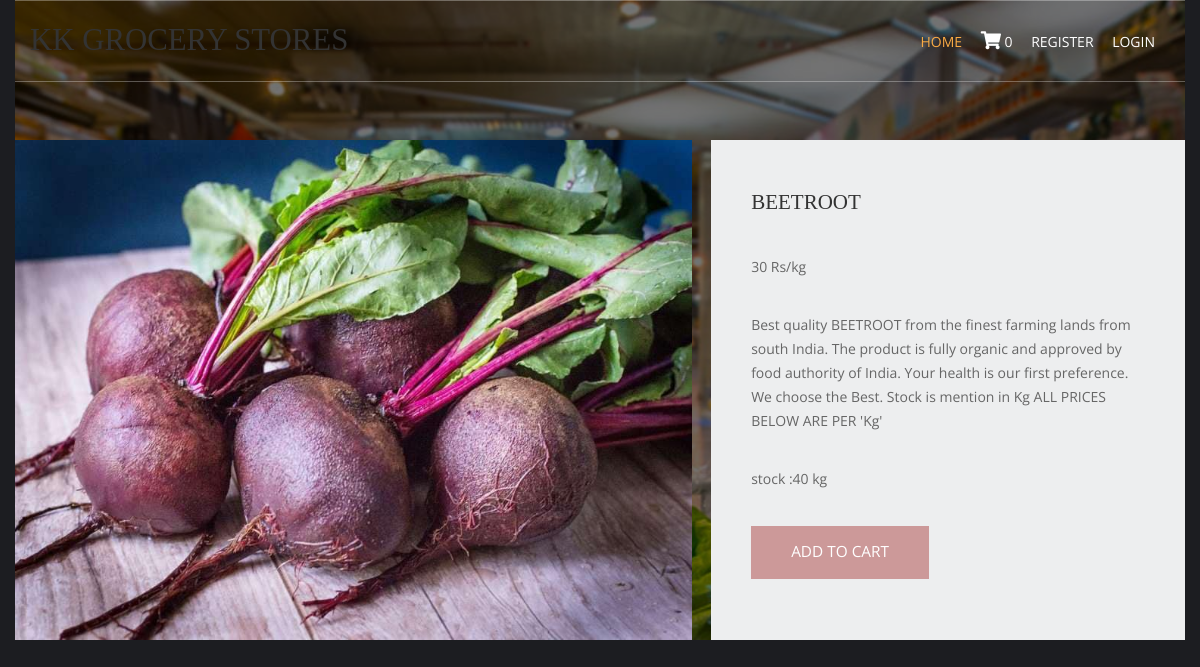
Screenshot of /vegetables/beetroot/ with the database file from the repository.
### shop/models.py (models this page shows, shortened)
class products(models.Model):
    name=models.CharField(max_length=250,unique=True)
    slug=models.SlugField(max_length=250,unique=True)
    img=models.ImageField(upload_to='product')
    desc=models.TextField()
    stock=models.IntegerField()
    available=models.BooleanField()
    price=models.IntegerField()
    category=models.ForeignKey(categ,on_delete=models.CASCADE)

### shop/views.py (the view)
# urls.py: path('<slug:c_slug>/<slug:product_slug>/',views.prodDetails,name='details'),
def prodDetails(request,c_slug,product_slug):
    try:
        prod=products.objects.get(category__slug=c_slug,slug=product_slug)
    except Exception  as e:
        raise e
    return render(request,'item.html',{'pr':prod})

### cart/context_processor.py (called while the page is built)
def count(request):
    item_count=0
    if 'admin' in request.path:
        return{}
    else:
        try:
            ct=cartlist.objects.filter(cart_id=c_id(request))
            cti=items.objects.all().filter(cart=ct[:1])
            for c in cti:
                item_count += c.quan
        except cartlist.DoesNotExist:
            item_count=0
        return  ({'itc':item_count})

### cart/views.py (called while the page is built)
def c_id(request):
    ct_id=request.session.session_key
    if not ct_id:
        ct_id=request.session.create()
    return ct_id

### templates/item.html (shortened to what this page needs)
{% extends 'base.html' %}
{% load static %}
{% block content %}
<html lang="en">
<head>
    <link href="{% static 'pr/fontawesome/css/all.min.css' %}" rel="stylesheet" />
    <link href="{% static 'pr/css/templatemo-comparto.css' %}" rel="stylesheet" />
</head>
<body>
  <br><br>
        <section class="tm-mb-1" id="about">
            <div class="tm-row tm-about-row">
                <div class="tm-section-1-l">
                    <img src="{{pr.img.url}}" alt="About image" class="tm-img-responsive" style="height:500;width:1000">
                </div>
                <article class="tm-section-1-r tm-bg-color-8">
                    <h2 class="tm-mb-2 tm-title-color">{{pr.name}}</h2>
                     <p>{{pr.price}} Rs/kg</p>
                   <p>{{pr.desc}}</p>
                     <p>stock :{{pr.stock}} kg</p>
                    {% if pr.stock >= 1 %}
                    <a href="{% url 'addcart' pr.id %}" class="tm-btn tm-btn-1 tm-link-to-services">ADD TO CART</a>
                    {% else %}
                    <h1 style="color:red">sorry,out of stock</h1>
                    {% endif %}
                </article>
            </div>
        </section>
</body>
</html>
{% endblock %}

### static/hm/layout/styles/layout.css (style rules this page uses)
*, *::before, *::after { transition:all .3s ease-in-out; }
body { color:#A5A6AA; background-color:#1C1D21; }
a { color:#FBAB45; }

### static/pr/pr/css/templatemo-comparto.css (style rules this page uses)
*, *::before, *::after { box-sizing: border-box; outline: none; }
ul, h1, h2, h3, h4, p, figure { padding: 0; margin: 0; }
body { font-family: 'Open Sans', Arial, sans-serif; font-size: 18px; overflow-x: hidden; padding-left: 15px; padding-right: 15px; margin: 0; }
h2 { font-size: 1.5rem; }
a { transition: all 0.3s ease; text-decoration: none; }
p { color: #666; line-height: 1.7; margin-bottom: 35px; }
h1, h2, h3, h4, h5, h6 { color: #333; }
.tm-mb-1 { margin-bottom: 20px; }
.tm-mb-2 { margin-bottom: 40px; }
.tm-bg-color-8 { background-color: #EDEEEF; }
.tm-img-responsive { max-width: 100%; height: auto; }
.tm-section-1-l { width: 57.85%; margin-right: 1.65%; }
.tm-section-1-r { padding: 50px 40px; width: 40.5%; }
.tm-row { display: flex; }
.tm-btn { display: inline-block; padding: 15px 40px; font-size: 1.1rem; border: none; background-color: #CC9999; color: white; }
a { color: #666; }

### static/hm/layout/styles/framework.css (style rules this page uses)
html { overflow-y:scroll; overflow-x:hidden; }
html, body { margin:0; padding:0; font-size:14px; line-height:1.6em; }
*, *::before, *::after { box-sizing:border-box; }
a { outline:none; text-decoration:none; }
img { width:auto; max-width:100%; height:auto; margin:0; padding:0; border:none; line-height:normal; vertical-align:middle; }
body, input, textarea, select { font-family:Verdana, Geneva, sans-serif; }
h1, h2, h3, h4, h5, h6, .heading { font-family:Georgia, "Times New Roman", Times, serif; }
::placeholder { opacity:1; }
h1, h2, h3, h4, h5, h6, .heading { margin:0 0 20px 0; font-size:1.4rem; line-height:normal; font-weight:normal; text-transform:uppercase; }
address, article, aside, figcaption, figure, footer, header, main, nav, section { display:block; margin:0; padding:0; }

### rows the page displays
products: img (picture), name "BEETROOT", price "30", desc "Best quality BEETROOT from the finest farming lands from south India. The product is fully organic and approved by food authority of India. Your health is our first preference. We choose the Best. Stock is mention in Kg ALL PRICES BELOW ARE PER 'Kg'", stock "40"

### other values shown
{{ itc }} "0"
